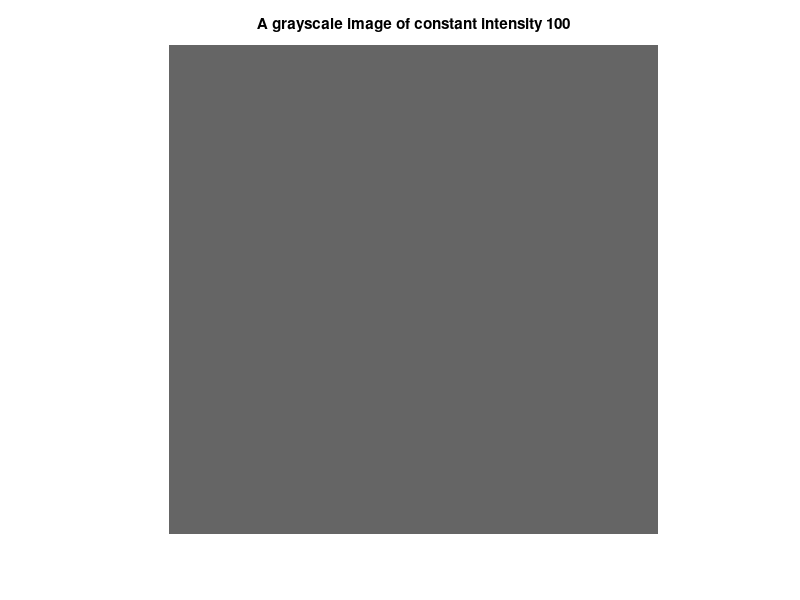
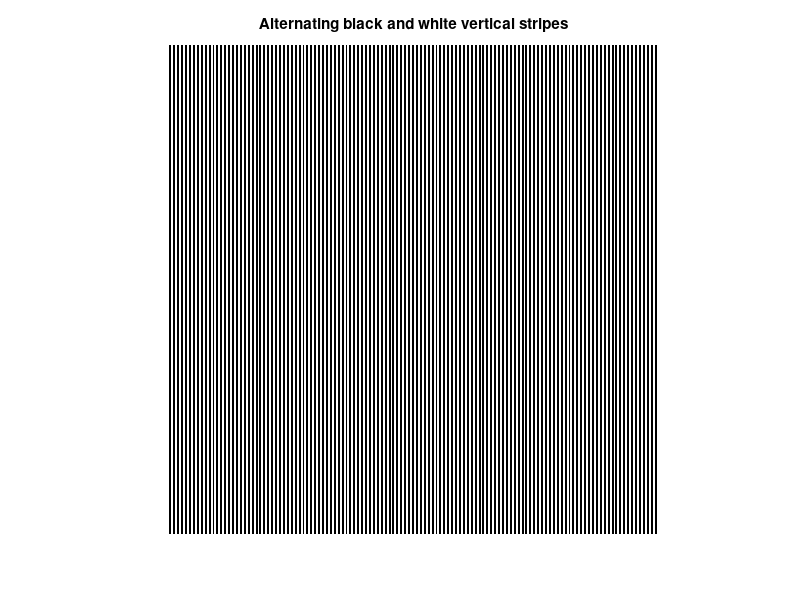
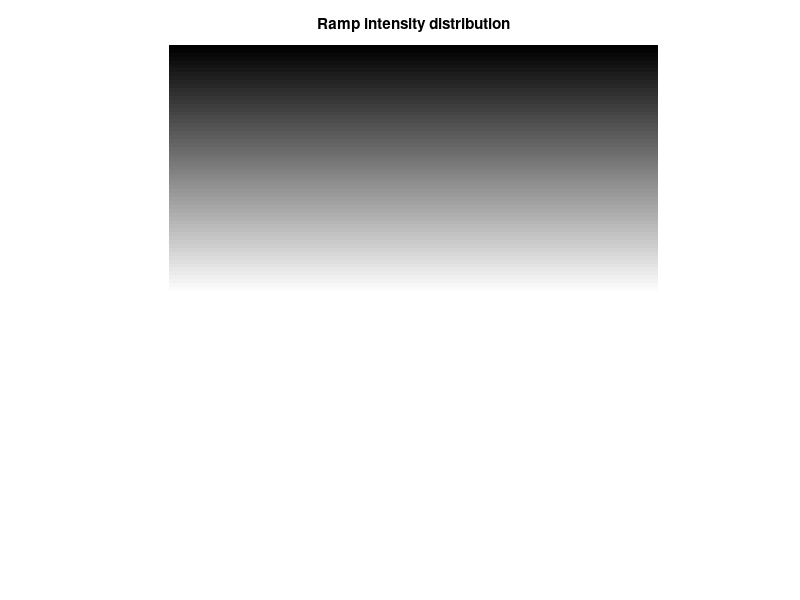
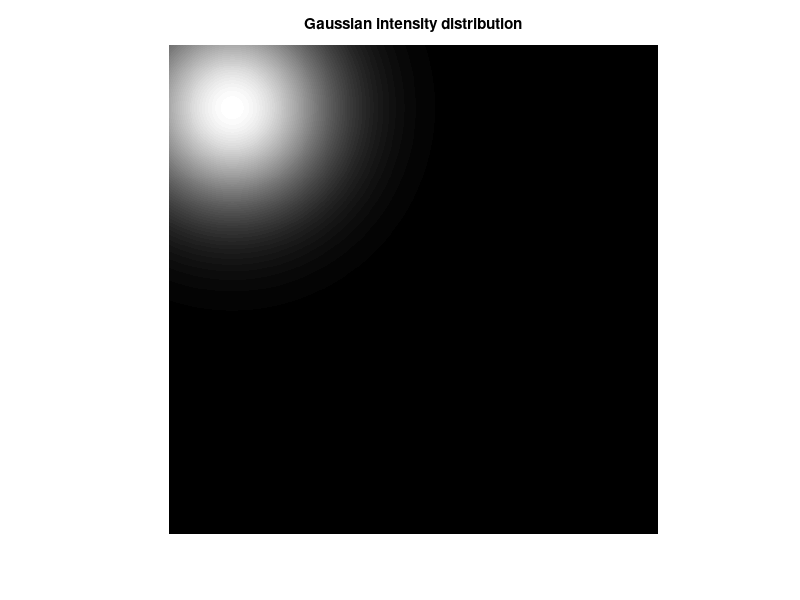

Recreate these plots in MATLAB, in order.
%%
%a grayscale image of constant intensity 100
I = uint8(ones(1000, 1000));
I_new = 100*I;
figure
imshow(I_new)
title('A grayscale image of constant intensity 100')

%%
%alternating black and white vertical stripes
I2 = uint8([zeros(1000, 4), 255*ones(1000, 4)]);
I2_new = repmat(I2, 1, 125);
figure
imshow(I2_new)
title('Alternating black and white vertical stripes')

%%
%ramp intensity distribution
[~,x] = meshgrid(0:999, 0:999);
I3 = x/2;
I3_new = uint8(I3);
figure
imshow(I3, [0 255])
title('Ramp intensity distribution')

%%
%gaussian intensity distribution
[y,x] = meshgrid(0:999,0:999);
I4 = 255*exp(-((x - 128).^2 + (y - 128).^2)/200^2);
I4_new = uint8(I4);
figure
imshow(I4_new, [0 255]);
title('Gaussian intensity distribution')

%%
%color image
I5 = zeros(1000, 1000, 3);
I5(1:500, 1:500, 1) = 255; I5(1:500, 1:500, 2) = 255; I5(1:500, 1:500, 3) = 0;  %yellow
I5(1:500, 500:1000, 1) = 0; I5(1:500, 500:1000, 2) = 255; I5(1:500, 500:1000, 3) = 0;   %green
I5(500:1000, 1:500, 1) = 255; I5(500:1000, 1:500, 2) = 0; I5(500:1000, 1:500, 3) = 0;   %red
I5_new = uint8(I5);
figure
imshow(I5_new)
title('A color image')